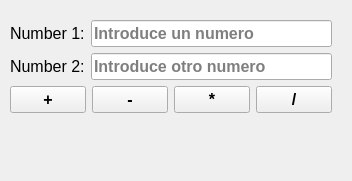
<?xml version="1.0" encoding="UTF-8"?>
<ui version="4.0">
 <class>Calculator</class>
 <widget class="QWidget" name="Calculator">
  <property name="geometry">
   <rect>
    <x>0</x>
    <y>0</y>
    <width>352</width>
    <height>181</height>
   </rect>
  </property>
  <property name="windowTitle">
   <string>Form</string>
  </property>
  <widget class="QWidget" name="">
   <property name="geometry">
    <rect>
     <x>10</x>
     <y>20</y>
     <width>322</width>
     <height>122</height>
    </rect>
   </property>
   <layout class="QVBoxLayout" name="verticalLayout">
    <item>
     <layout class="QHBoxLayout" name="horizontalLayout">
      <item>
       <widget class="QLabel" name="lbl_1">
        <property name="font">
         <font>
          <pointsize>12</pointsize>
         </font>
        </property>
        <property name="text">
         <string>Number 1:</string>
        </property>
       </widget>
      </item>
      <item>
       <widget class="QLineEdit" name="Entry_num_1">
        <property name="font">
         <font>
          <pointsize>12</pointsize>
          <weight>75</weight>
          <bold>true</bold>
         </font>
        </property>
        <property name="placeholderText">
         <string>Introduce un numero</string>
        </property>
       </widget>
      </item>
     </layout>
    </item>
    <item>
     <layout class="QHBoxLayout" name="horizontalLayout_2">
      <item>
       <widget class="QLabel" name="lbl_2">
        <property name="font">
         <font>
          <pointsize>12</pointsize>
         </font>
        </property>
        <property name="text">
         <string>Number 2:</string>
        </property>
       </widget>
      </item>
      <item>
       <widget class="QLineEdit" name="Entry_num_2">
        <property name="font">
         <font>
          <pointsize>12</pointsize>
          <weight>75</weight>
          <bold>true</bold>
         </font>
        </property>
        <property name="placeholderText">
         <string>Introduce otro numero</string>
        </property>
       </widget>
      </item>
     </layout>
    </item>
    <item>
     <layout class="QHBoxLayout" name="horizontalLayout_3">
      <item>
       <widget class="QPushButton" name="btn_suma">
        <property name="font">
         <font>
          <pointsize>12</pointsize>
          <weight>75</weight>
          <bold>true</bold>
         </font>
        </property>
        <property name="text">
         <string>+</string>
        </property>
       </widget>
      </item>
      <item>
       <widget class="QPushButton" name="btn_resta">
        <property name="font">
         <font>
          <pointsize>12</pointsize>
          <weight>75</weight>
          <bold>true</bold>
         </font>
        </property>
        <property name="text">
         <string>-</string>
        </property>
       </widget>
      </item>
      <item>
       <widget class="QPushButton" name="btn_multi">
        <property name="font">
         <font>
          <pointsize>12</pointsize>
          <weight>75</weight>
          <bold>true</bold>
         </font>
        </property>
        <property name="text">
         <string>*</string>
        </property>
       </widget>
      </item>
      <item>
       <widget class="QPushButton" name="btn_divi">
        <property name="font">
         <font>
          <pointsize>12</pointsize>
          <weight>75</weight>
          <bold>true</bold>
         </font>
        </property>
        <property name="text">
         <string>/</string>
        </property>
       </widget>
      </item>
     </layout>
    </item>
    <item>
     <widget class="QLabel" name="label_resultado">
      <property name="font">
       <font>
        <pointsize>12</pointsize>
        <weight>75</weight>
        <bold>true</bold>
       </font>
      </property>
      <property name="text">
       <string/>
      </property>
     </widget>
    </item>
   </layout>
  </widget>
 </widget>
 <resources/>
 <connections/>
</ui>
